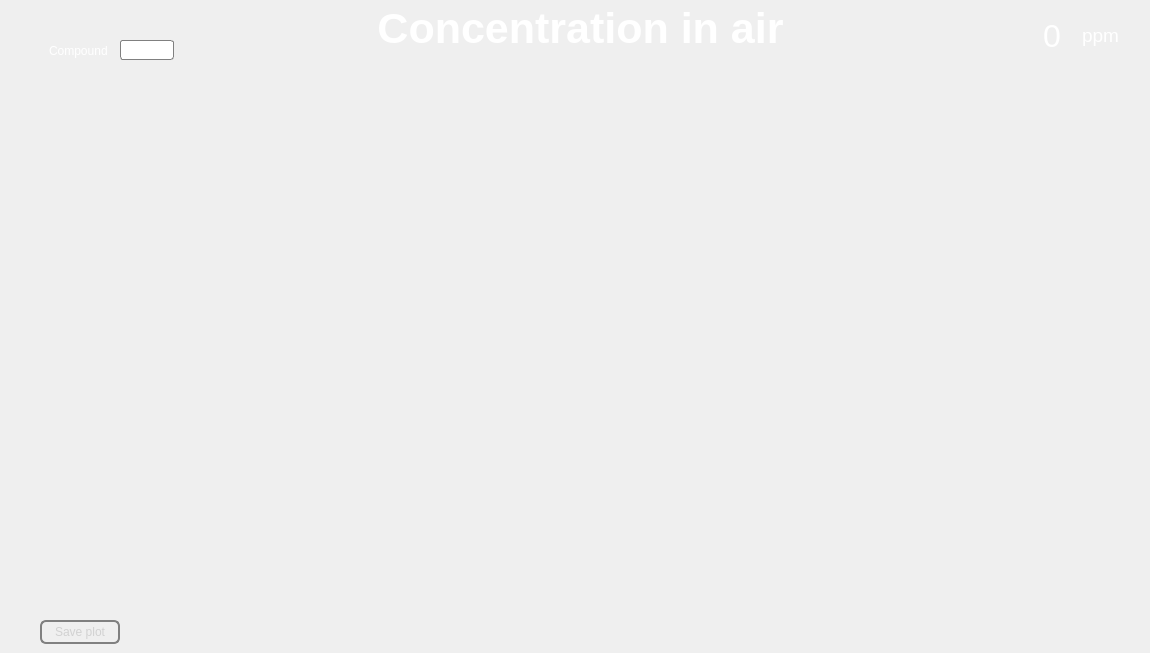
      <widget class="QWidget" name="page2">
       <attribute name="title">
        <string>Tab 2</string>
       </attribute>
       <widget class="QCustomPlot" name="plot_box_4" native="true">
        <property name="geometry">
         <rect>
          <x>40</x>
          <y>70</y>
          <width>1101</width>
          <height>541</height>
         </rect>
        </property>
        <property name="styleSheet">
         <string notr="true">QCustomPlot
{
	background-color: black;
}</string>
        </property>
        <layout class="QGridLayout" name="gridLayout_6" rowstretch="0">
         <property name="leftMargin">
          <number>1</number>
         </property>
        </layout>
       </widget>
       <widget class="QLabel" name="label_4">
        <property name="geometry">
         <rect>
          <x>40</x>
          <y>34</y>
          <width>81</width>
          <height>33</height>
         </rect>
        </property>
        <property name="styleSheet">
         <string notr="true">QLabel
{
	color:white;
	border-style: none;
    border-width: 2px;
    border-radius: 10px;
    background-color: none;
    font:12px;
    padding: 6px;
}</string>
        </property>
        <property name="text">
         <string>Compound</string>
        </property>
       </widget>
       <widget class="QComboBox" name="select_compound">
        <property name="geometry">
         <rect>
          <x>120</x>
          <y>40</y>
          <width>51</width>
          <height>22</height>
         </rect>
        </property>
        <property name="font">
         <font>
          <bold>true</bold>
         </font>
        </property>
        <property name="styleSheet">
         <string notr="true">QComboBox
{
	border: 1px solid gray;
    border-radius: 3px;
    padding: 1px 1px 1px 1px;
 	color: rgb(255, 255, 255);
} 
QComboBox::drop-down
{
	border: none;
	color: rgb(255, 255, 255);
}

QComboBox QAbstractItemView {
   color: rgb(255, 255, 255)
}

QComboBox::down-arrow {
   /* image: url(&quot;C:/Users/admin/Documents/EnvironmentPro/build/Desktop_Qt_6_7_2_llvm_mingw_64_bit-Debug/pngwing.com.png&quot;);*/
	  image: url(&quot;:/drop_down_arrow.png&quot;);
}</string>
        </property>
        <property name="editable">
         <bool>false</bool>
        </property>
        <property name="sizeAdjustPolicy">
         <enum>QComboBox::SizeAdjustPolicy::AdjustToContents</enum>
        </property>
        <item>
         <property name="text">
          <string>CO2</string>
         </property>
        </item>
        <item>
         <property name="text">
          <string>NH3</string>
         </property>
        </item>
        <item>
         <property name="text">
          <string>CH4</string>
         </property>
        </item>
        <item>
         <property name="text">
          <string>NO2</string>
         </property>
        </item>
        <item>
         <property name="text">
          <string>CO</string>
         </property>
        </item>
        <item>
         <property name="text">
          <string>VOC</string>
         </property>
        </item>
        <item>
         <property name="text">
          <string>H2S</string>
         </property>
        </item>
        <item>
         <property name="text">
          <string>LPG</string>
         </property>
        </item>
        <item>
         <property name="text">
          <string>C3H8</string>
         </property>
        </item>
       </widget>
       <widget class="QLabel" name="label_30">
        <property name="geometry">
         <rect>
          <x>350</x>
          <y>-2</y>
          <width>461</width>
          <height>61</height>
         </rect>
        </property>
        <property name="font">
         <font>
          <pointsize>32</pointsize>
          <bold>true</bold>
         </font>
        </property>
        <property name="styleSheet">
         <string notr="true">QLabel
{
	color: white;
}</string>
        </property>
        <property name="text">
         <string>Concentration in air</string>
        </property>
        <property name="alignment">
         <set>Qt::AlignmentFlag::AlignCenter</set>
        </property>
       </widget>
       <widget class="QLabel" name="label_33">
        <property name="geometry">
         <rect>
          <x>990</x>
          <y>20</y>
          <width>71</width>
          <height>31</height>
         </rect>
        </property>
        <property name="font">
         <font>
          <pointsize>24</pointsize>
          <bold>false</bold>
         </font>
        </property>
        <property name="styleSheet">
         <string notr="true">QLabel
{
	color: white;
}</string>
        </property>
        <property name="text">
         <string>0</string>
        </property>
        <property name="alignment">
         <set>Qt::AlignmentFlag::AlignRight|Qt::AlignmentFlag::AlignTrailing|Qt::AlignmentFlag::AlignVCenter</set>
        </property>
       </widget>
       <widget class="QLabel" name="label_34">
        <property name="geometry">
         <rect>
          <x>1070</x>
          <y>20</y>
          <width>61</width>
          <height>31</height>
         </rect>
        </property>
        <property name="font">
         <font>
          <pointsize>14</pointsize>
          <bold>false</bold>
         </font>
        </property>
        <property name="styleSheet">
         <string notr="true">QLabel
{
	color: white;
}</string>
        </property>
        <property name="text">
         <string>ppm</string>
        </property>
        <property name="alignment">
         <set>Qt::AlignmentFlag::AlignCenter</set>
        </property>
       </widget>
       <widget class="QPushButton" name="plot_save_button">
        <property name="geometry">
         <rect>
          <x>40</x>
          <y>620</y>
          <width>80</width>
          <height>24</height>
         </rect>
        </property>
        <property name="styleSheet">
         <string notr="true">QPushButton
{
	color: rgb(209, 209, 209);
    border-width: 2px; 
    border-radius: 6; 
    border-color: gray; 
    border-style: solid; 
    padding: 2px; 
}

QPushButton:pressed
 {
	color: rgb(0, 0, 0);
	background-color: rgb(184, 184, 184);
    font:12px;
}
</string>
        </property>
        <property name="text">
         <string>Save plot</string>
        </property>
       </widget>
      </widget>
